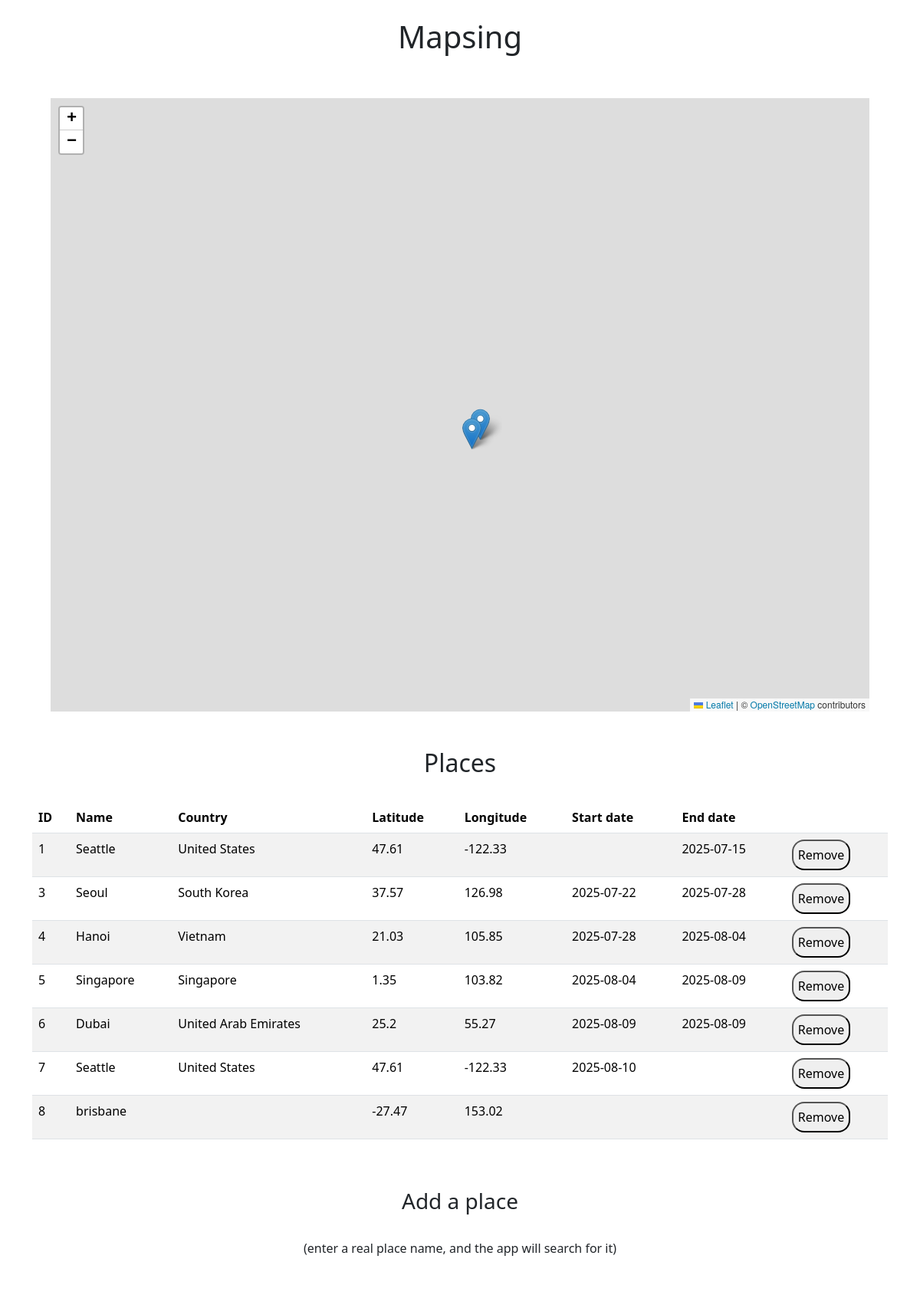
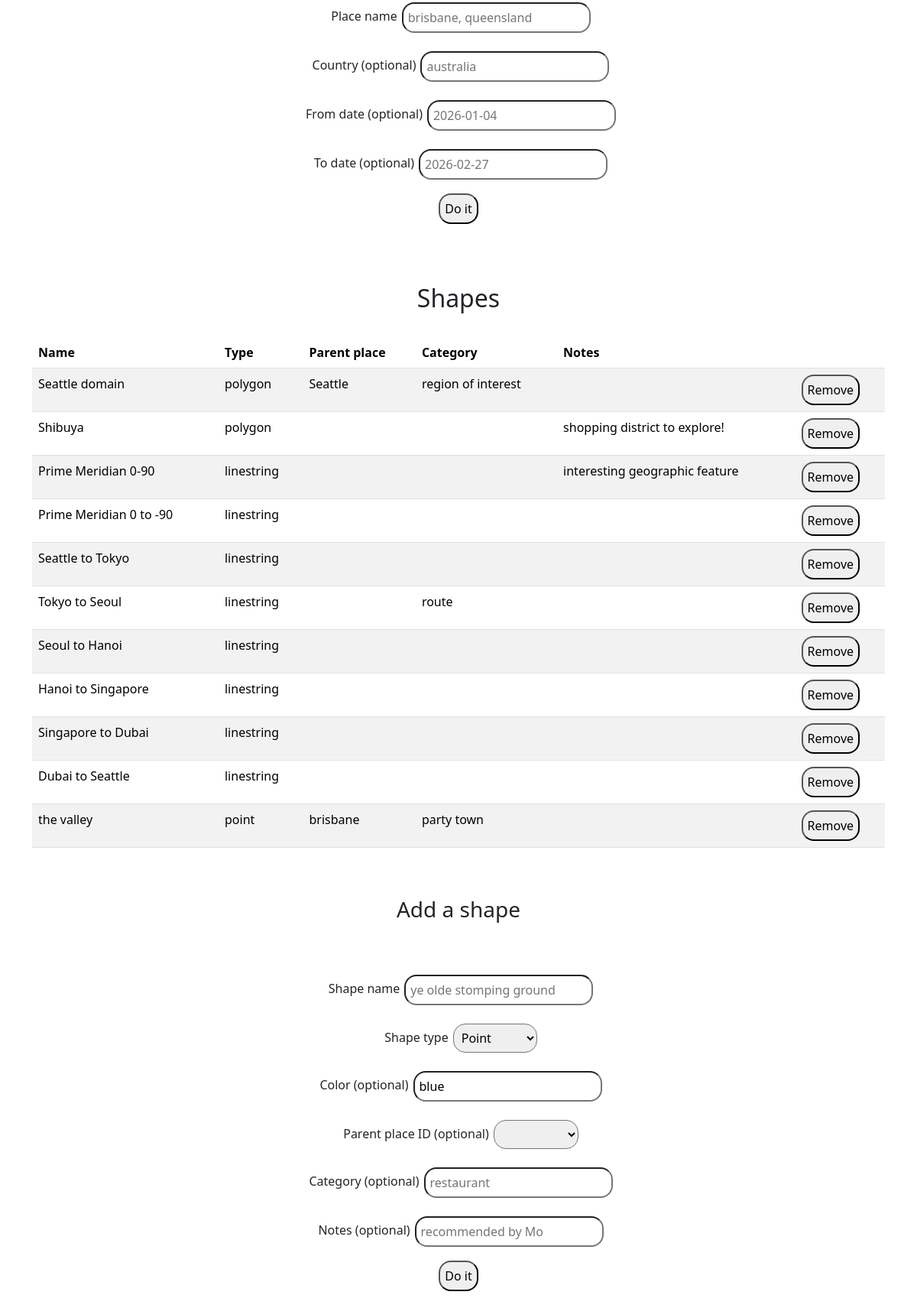
The page / (upper part) on the database its author committed (2 pictures, top to bottom).
### tables this page shows
CREATE TABLE places (
                    id integer primary key,
                    name text not null,
                    country text,
                    lat real,
                    long real,
                    start_date,
                    end_date
                );

CREATE TABLE shapes (
                id INTEGER PRIMARY KEY,
                name TEXT,
                type TEXT,  -- 'point', 'linestring', 'polygon'
                geometry TEXT,  -- GeoJSON (or rather part thereof)
                color TEXT,
                place_id INTEGER,  -- optional; links to parent place (city)
                category TEXT,  -- 'restaurant', 'route', 'area', etc; include this to enable aggregating, e.g. "all our routes added up to 100000 km"
                notes TEXT,
                FOREIGN KEY (place_id) REFERENCES places (id)
                );

### app.py (the view, shortened to what this page needs)
@app.route("/", methods=["GET", "POST"])
def index():
    if request.method == "GET":
        con = sqlite3.connect(DATABASE)
        places = con.execute(
            "select * from places"
        ).fetchall()  # without fetchall() we'd just have a sqlite cursor object
        shapes = con.execute("select * from shapes").fetchall()
        con.close()
        place_names = dict()
        for place in places:
            place_names[place[0]] = place[1]
        shapes = [list(shape) for shape in shapes]
        for shape in shapes:
            shape[3] = json.loads(shape[3])  # Convert JSON string to dict
        return render_template("index.html", places=places, place_names=place_names, shapes=shapes)

### templates/index.html (shortened to what this page needs)
{% extends "layout.html" %} {% block main %}
<div class="map-container">
  <div id="map" style="height: 800px"></div>
</div>
<div class="places">
  <h2 class="personal-space">Places</h2>
  <table class="table table-striped">
    <thead>
      <th>ID</th>
      <th>Name</th>
      <th>Country</th>
      <th>Latitude</th>
      <th>Longitude</th>
      <th>Start date</th>
      <th>End date</th>
      <th></th>
    </thead>
    <tbody>
      {% for place in places %}
      <tr>
        {% for i in range(0, 7) %}
        <td>{{ place[i] | default('', true) }}</td>
        {% endfor %}
        <td>
          <form action="/deleteplace" method="post">
            <button type="submit" onclick="return confirm('Delete this place?')">
              Remove
            </button>
          </form>
        </td>
      </tr>
      {% endfor %}
    </tbody>
  </table>
  <div class="add-stuff">
    <h3 class="personal-space">Add a place</h3>
    <p>(enter a real place name, and the app will search for it)</p>
    <form class="add-stuff-form" method="post">
      <div class="form-row">
        <label>Place name</label>
        <input required type="text" name="place_new" placeholder="brisbane, queensland" />
      </div>
      <div class="form-row">
        <label>Country (optional)</label>
        <input type="text" name="country_new" placeholder="australia" />
      </div>
    <div class="form-row">
        <label>From date (optional)</label>
        <input type="text" name="start_date_new" placeholder="2026-01-04" />
      </div>
      <div class="form-row">
        <label>To date (optional)</label>
        <input type="text" name="end_date_new" placeholder="2026-02-27" />
      </div>
      <button class="form-row" type="submit">Do it</button>
    </form>
  </div>
</div>
  <div class="shapes">
  <h2 class="personal-space">Shapes</h2>
  <table class="table table-striped">
    <thead>
      <th>Name</th>
      <th>Type</th>
      <th>Parent place</th>
      <th>Category</th>
      <th>Notes</th>
      <th></th>
  </thead>
  <tbody>
    {% for shape in shapes %}
    <tr>
      <td>{{ shape[1] }}</td>
      <td>{{ shape[2] }}</td>
      <td>{{ place_names[shape[5]] | default('', true) }}</td>
      <td>{{ shape[6] | default('', true) }}</td>
      <td>{{ shape[7] | default('', true) }}</td>
      <td>
        <form action="/deleteshape" method="post">
          <button type="submit" onclick="return confirm('Delete this shape?')">
            Remove
          </button>
        </form>
      </td>
    </tr>
    {% endfor %}
  </tbody>
  </table>
  <div class="add-stuff">
    <h3 class="personal-space">Add a shape</h3>
    <form class="add-stuff-form" action="/drawshape" method="post">
      <div class="form-row">
        <label>Shape name</label>
        <input
        required
        type="text"
        name="shape_name"
        placeholder="ye olde stomping ground"
        />
      </div>
      <div class="form-row">
      <label>Shape type</label>
      <select required name="shape_type">
        <option selected value="point">Point</option>
      </select>
    </div>
    <div class="form-row">
      <label>Color (optional)</label>
      <input required type="text" name="shape_color" value="blue" placeholder="blue" />
    </div>
    <div class="form-row">
      <label>Parent place ID (optional)</label>
      <select name="shape_parent_place_id" >
      <option selected disabled></option>
      {% for place in places %}
      <option value="{{ place[0] }}">{{ place[1] }}</option>
      {% endfor %}
    </select>
  </div>
  <div class="form-row">
    <label>Category (optional)</label>
    <input type="text" name="shape_category" placeholder="restaurant" />
  </div>
  <div class="form-row">
    <label>Notes (optional)</label>
    <input type="text" name="shape_notes" placeholder="recommended by Mo" />
  </div>
  <button class="form-row" type="submit">Do it</button>
</form>
</div>
</div>
{% endblock %}

### templates/layout.html (shortened to what this page needs)
<!DOCTYPE html>
<html lang="en">
  <head>
    <link
      rel="stylesheet"
      href="https://cdn.jsdelivr.net/npm/bootstrap@5.3.8/dist/css/bootstrap.min.css"
    />
    <link rel="stylesheet" href="/static/css/styles.css" />
    <link
      rel="stylesheet"
      href="https://unpkg.com/leaflet@1.9.4/dist/leaflet.css"
    />
    <link
      rel="stylesheet"
      href="https://cdnjs.cloudflare.com/ajax/libs/leaflet.draw/1.0.4/leaflet.draw.css"
    />
  </head>
  <body>
    <div class="container">
      <header>
        <h1 class="personal-space">Mapsing</h1>
      </header>
      <main>{% block main %}{% endblock %}</main>
    </div>
  </body>
</html>

### static/css/styles.css (style rules this page uses)
* { margin: 0; padding: 0; box-sizing: border-box; }
body { display: flex; flex-direction: column; justify-content: space-between; min-height: 100dvh; }
.map-container { padding: 24px; }
.container { display: flex; flex-direction: column; justify-content: space-between; }
.personal-space { padding: 24px; }
h2 { display: flex; flex-direction: column; justify-content: center; align-items: center; }
h3 { display: flex; flex-direction: column; justify-content: center; align-items: center; }
.add-stuff-form { display: flex; flex-direction: column; justify-content: center; align-items: center; padding: 24px 64px; width: 100%; }
.add-stuff { display: flex; flex-direction: column; justify-content: center; padding: 24px; }
.table { padding: 24px; }
input { border-radius: 16px; padding: 6px; }
label { padding: 6px; }
button { border-radius: 16px; padding: 6px; max-width: 300px; }
select { border-radius: 16px; padding: 6px; }
.form-row { margin: 6px; padding: 6px; display: flex; justify-content: space-between; max-width: ; }
header { display: flex; justify-content: center; }
p { display: flex; justify-content: center; }

### rows shown on the page
places: id "1" "Seattle" "United States" "47.61" "-122.33" "2025-07-15", name "Seattle"
places: id "3" "Seoul" "South Korea" "37.57" "126.98" "2025-07-22" "2025-07-28"
places: id "4" "Hanoi" "Vietnam" "21.03" "105.85" "2025-07-28" "2025-08-04"
places: id "5" "Singapore" "Singapore" "1.35" "103.82" "2025-08-04" "2025-08-09"
places: id "6" "Dubai" "United Arab Emirates" "25.2" "55.27" "2025-08-09" "2025-08-09"
places: id "7" "Seattle" "United States" "47.61" "-122.33" "2025-08-10"
places: id "8" "brisbane" "-27.47" "153.02", name "brisbane"
shapes: name "Seattle domain", type "polygon", category "region of interest"
shapes: name "Shibuya", type "polygon", notes "shopping district to explore!"
shapes: name "Prime Meridian 0-90", type "linestring", notes "interesting geographic feature"
shapes: name "Prime Meridian 0 to -90", type "linestring"
shapes: name "Seattle to Tokyo", type "linestring"
shapes: name "Tokyo to Seoul", type "linestring", category "route"
shapes: name "Seoul to Hanoi", type "linestring"
shapes: name "Hanoi to Singapore", type "linestring"
shapes: name "Singapore to Dubai", type "linestring"
shapes: name "Dubai to Seattle", type "linestring"
shapes: name "the valley", type "point", category "party town"
